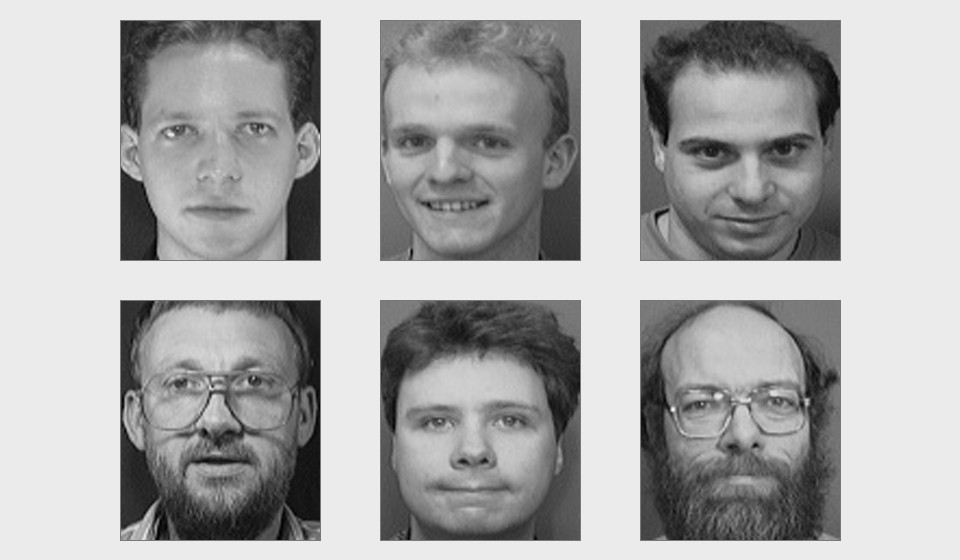
#> input picture samples/group_faces.jpg, 960 x 560 px
$ python '06检测多个.py'
#> lines starting #> are read from the running program, lines starting #| are printed output that depends on the picture; after the words box and inside, x2 and y2 are one past the last pixel; in counts of white or black regions, pixels touching at a corner belong together
#> further down, img1 is the input picture: shape (560, 960, 3); min 0, max 250, mean 171.1
# 导入 cv 模块
import os

import cv2 as cv


# 检测函数
def face_detect_demo(img):
    gray = cv.cvtColor(img, cv.COLOR_BGR2GRAY)

    # 用 cv.data.haarcascades 动态取级联文件路径，避免写死本机绝对路径
    cascade_path = os.path.join(cv.data.haarcascades, 'haarcascade_frontalface_default.xml')
    face_detect = cv.CascadeClassifier(cascade_path)

    face = face_detect.detectMultiScale(gray, 1.32)
#> face = [[357, 71, 177, 177], [650, 330, 185, 185], [384, 349, 178, 178], [119, 54, 196, 196], [661, 87, 179, 179], [118, 310, 192, 192]]
    print('检测到 %d 张人脸' % len(face))
#| 检测到 6 张人脸

    for x, y, w, h in face:
        cv.rectangle(img, (x, y, x + w, y + h), color=(0, 0, 255), thickness=2)
#> this loop made 6 passes
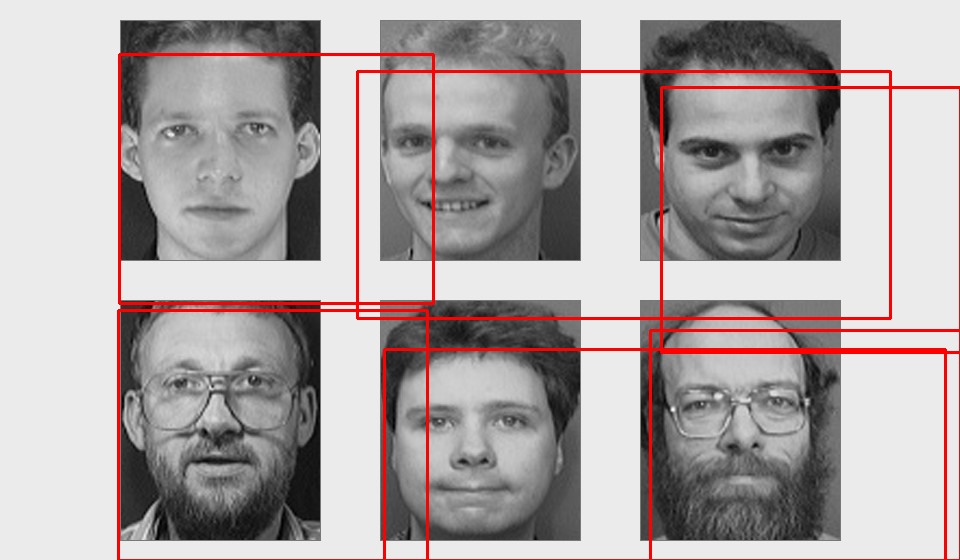
#> img: shape (560, 960, 3); 3.5% of pixels changed, all inside (x1, y1, x2, y2) = (117, 53, 960, 560)

    cv.imshow('result', img)


# 读取图像：这张是多人合影（由 ORL 公开数据集的人脸横向拼接而成）
img1 = cv.imread('samples/group_faces.jpg')
if img1 is None:
    raise SystemExit('未找到 samples/group_faces.jpg，请在项目根目录下运行本脚本')

img = cv.resize(img1, dsize=(960, 560))

face_detect_demo(img)

# 等待，按 q 退出
while True:
    if ord('q') == cv.waitKey(0):
#> (key q is pressed here)
        break

# 释放窗口资源
cv.destroyAllWindows()

$ run again, with samples/sample_face.jpg copied over samples/group_faces.jpg
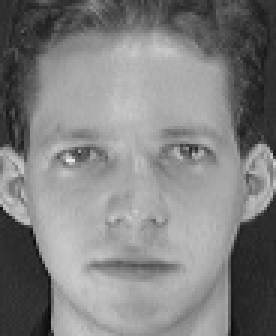
#> input picture samples/sample_face.jpg, 92 x 112 px (shown 3 times larger)
#> img1 is the input picture: shape (112, 92, 3); min 9, max 232, mean 128.3
#> `img = cv.resize(img1, dsize=(960, 560))`:
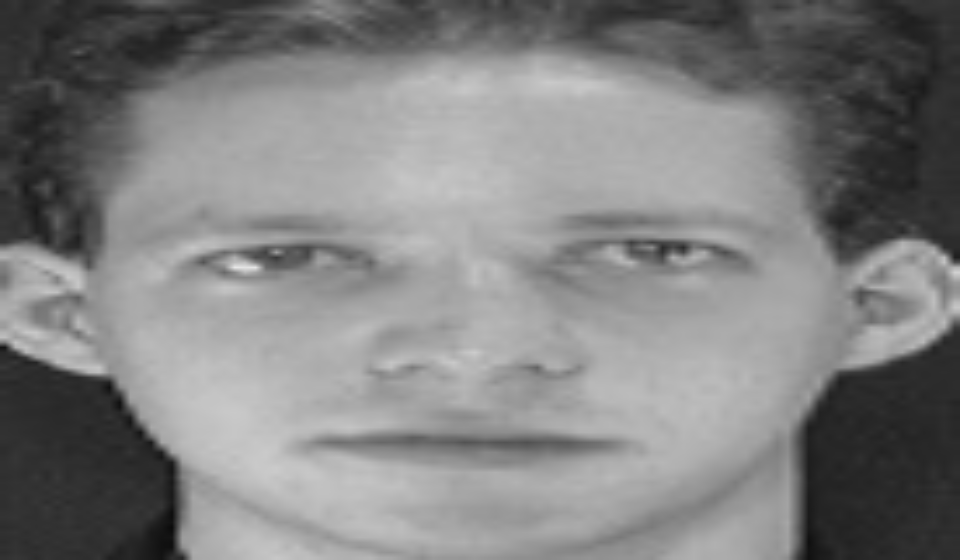
#> img: shape (560, 960, 3); min 10, max 232, mean 128.2
#> face = ()
#| 检测到 0 张人脸
